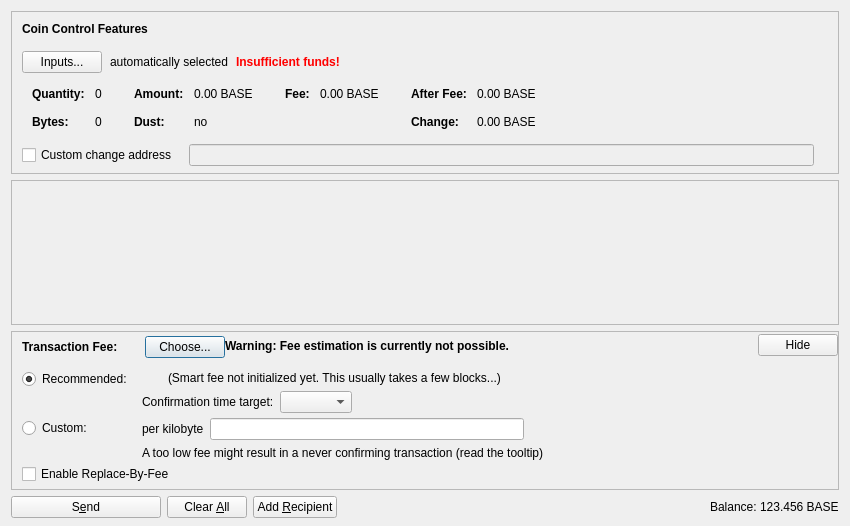
<?xml version="1.0" encoding="UTF-8"?>
<ui version="4.0">
 <class>SendCoinsDialog</class>
 <widget class="QDialog" name="SendCoinsDialog">
  <property name="geometry">
   <rect>
    <x>0</x>
    <y>0</y>
    <width>850</width>
    <height>526</height>
   </rect>
  </property>
  <property name="windowTitle">
   <string>Send Coins</string>
  </property>
  <layout class="QVBoxLayout" name="verticalLayout" stretch="0,1,0,0">
   <property name="bottomMargin">
    <number>8</number>
   </property>
   <item>
    <widget class="QFrame" name="frameCoinControl">
     <property name="sizePolicy">
      <sizepolicy hsizetype="Expanding" vsizetype="Expanding">
       <horstretch>0</horstretch>
       <verstretch>0</verstretch>
      </sizepolicy>
     </property>
     <property name="maximumSize">
      <size>
       <width>16777215</width>
       <height>16777215</height>
      </size>
     </property>
     <property name="frameShape">
      <enum>QFrame::StyledPanel</enum>
     </property>
     <property name="frameShadow">
      <enum>QFrame::Sunken</enum>
     </property>
     <layout class="QVBoxLayout" name="verticalLayoutCoinControl2">
      <property name="spacing">
       <number>0</number>
      </property>
      <property name="leftMargin">
       <number>0</number>
      </property>
      <property name="topMargin">
       <number>0</number>
      </property>
      <property name="rightMargin">
       <number>0</number>
      </property>
      <property name="bottomMargin">
       <number>6</number>
      </property>
      <item>
       <layout class="QVBoxLayout" name="verticalLayoutCoinControl" stretch="0,0,0,0,1">
        <property name="spacing">
         <number>0</number>
        </property>
        <property name="leftMargin">
         <number>10</number>
        </property>
        <property name="topMargin">
         <number>10</number>
        </property>
        <item>
         <layout class="QHBoxLayout" name="horizontalLayoutCoinControl1">
          <property name="bottomMargin">
           <number>15</number>
          </property>
          <item>
           <widget class="QLabel" name="labelCoinControlFeatures">
            <property name="sizePolicy">
             <sizepolicy hsizetype="Preferred" vsizetype="Maximum">
              <horstretch>0</horstretch>
              <verstretch>0</verstretch>
             </sizepolicy>
            </property>
            <property name="font">
             <font>
              <weight>75</weight>
              <bold>true</bold>
             </font>
            </property>
            <property name="styleSheet">
             <string notr="true">font-weight:bold;</string>
            </property>
            <property name="text">
             <string>Coin Control Features</string>
            </property>
           </widget>
          </item>
         </layout>
        </item>
        <item>
         <layout class="QHBoxLayout" name="horizontalLayoutCoinControl2" stretch="0,0,0,0">
          <property name="spacing">
           <number>8</number>
          </property>
          <property name="bottomMargin">
           <number>10</number>
          </property>
          <item>
           <widget class="QPushButton" name="pushButtonCoinControl">
            <property name="styleSheet">
             <string notr="true"/>
            </property>
            <property name="text">
             <string>Inputs...</string>
            </property>
            <property name="autoDefault">
             <bool>false</bool>
            </property>
           </widget>
          </item>
          <item>
           <widget class="QLabel" name="labelCoinControlAutomaticallySelected">
            <property name="text">
             <string>automatically selected</string>
            </property>
            <property name="margin">
             <number>5</number>
            </property>
           </widget>
          </item>
          <item>
           <widget class="QLabel" name="labelCoinControlInsuffFunds">
            <property name="font">
             <font>
              <weight>75</weight>
              <bold>true</bold>
             </font>
            </property>
            <property name="styleSheet">
             <string notr="true">color:red;font-weight:bold;</string>
            </property>
            <property name="text">
             <string>Insufficient funds!</string>
            </property>
            <property name="margin">
             <number>5</number>
            </property>
           </widget>
          </item>
          <item>
           <spacer name="horizontalSpacerCoinControl">
            <property name="orientation">
             <enum>Qt::Horizontal</enum>
            </property>
            <property name="sizeHint" stdset="0">
             <size>
              <width>40</width>
              <height>1</height>
             </size>
            </property>
           </spacer>
          </item>
         </layout>
        </item>
        <item>
         <widget class="QWidget" name="widgetCoinControl" native="true">
          <property name="sizePolicy">
           <sizepolicy hsizetype="Preferred" vsizetype="Preferred">
            <horstretch>0</horstretch>
            <verstretch>0</verstretch>
           </sizepolicy>
          </property>
          <property name="minimumSize">
           <size>
            <width>0</width>
            <height>0</height>
           </size>
          </property>
          <property name="styleSheet">
           <string notr="true"/>
          </property>
          <layout class="QHBoxLayout" name="horizontalLayoutCoinControl5">
           <property name="leftMargin">
            <number>0</number>
           </property>
           <property name="topMargin">
            <number>0</number>
           </property>
           <property name="rightMargin">
            <number>0</number>
           </property>
           <property name="bottomMargin">
            <number>0</number>
           </property>
           <item>
            <layout class="QHBoxLayout" name="horizontalLayoutCoinControl3" stretch="0,0,0,1">
             <property name="spacing">
              <number>20</number>
             </property>
             <property name="topMargin">
              <number>0</number>
             </property>
             <property name="bottomMargin">
              <number>10</number>
             </property>
             <item>
              <layout class="QFormLayout" name="formLayoutCoinControl1">
               <property name="horizontalSpacing">
                <number>10</number>
               </property>
               <property name="verticalSpacing">
                <number>14</number>
               </property>
               <property name="leftMargin">
                <number>10</number>
               </property>
               <property name="topMargin">
                <number>4</number>
               </property>
               <property name="rightMargin">
                <number>6</number>
               </property>
               <item row="0" column="0">
                <widget class="QLabel" name="labelCoinControlQuantityText">
                 <property name="font">
                  <font>
                   <weight>75</weight>
                   <bold>true</bold>
                  </font>
                 </property>
                 <property name="text">
                  <string>Quantity:</string>
                 </property>
                 <property name="margin">
                  <number>0</number>
                 </property>
                </widget>
               </item>
               <item row="0" column="1">
                <widget class="QLabel" name="labelCoinControlQuantity">
                 <property name="cursor">
                  <cursorShape>IBeamCursor</cursorShape>
                 </property>
                 <property name="contextMenuPolicy">
                  <enum>Qt::ActionsContextMenu</enum>
                 </property>
                 <property name="text">
                  <string notr="true">0</string>
                 </property>
                 <property name="margin">
                  <number>0</number>
                 </property>
                 <property name="textInteractionFlags">
                  <set>Qt::LinksAccessibleByMouse|Qt::TextSelectableByKeyboard|Qt::TextSelectableByMouse</set>
                 </property>
                </widget>
               </item>
               <item row="1" column="0">
                <widget class="QLabel" name="labelCoinControlBytesText">
                 <property name="font">
                  <font>
                   <weight>75</weight>
                   <bold>true</bold>
                  </font>
                 </property>
                 <property name="text">
                  <string>Bytes:</string>
                 </property>
                </widget>
               </item>
               <item row="1" column="1">
                <widget class="QLabel" name="labelCoinControlBytes">
                 <property name="cursor">
                  <cursorShape>IBeamCursor</cursorShape>
                 </property>
                 <property name="contextMenuPolicy">
                  <enum>Qt::ActionsContextMenu</enum>
                 </property>
                 <property name="text">
                  <string notr="true">0</string>
                 </property>
                 <property name="textInteractionFlags">
                  <set>Qt::LinksAccessibleByMouse|Qt::TextSelectableByKeyboard|Qt::TextSelectableByMouse</set>
                 </property>
                </widget>
               </item>
              </layout>
             </item>
             <item>
              <layout class="QFormLayout" name="formLayoutCoinControl2">
               <property name="horizontalSpacing">
                <number>10</number>
               </property>
               <property name="verticalSpacing">
                <number>14</number>
               </property>
               <property name="leftMargin">
                <number>6</number>
               </property>
               <property name="topMargin">
                <number>4</number>
               </property>
               <property name="rightMargin">
                <number>6</number>
               </property>
               <item row="0" column="0">
                <widget class="QLabel" name="labelCoinControlAmountText">
                 <property name="font">
                  <font>
                   <weight>75</weight>
                   <bold>true</bold>
                  </font>
                 </property>
                 <property name="text">
                  <string>Amount:</string>
                 </property>
                 <property name="margin">
                  <number>0</number>
                 </property>
                </widget>
               </item>
               <item row="0" column="1">
                <widget class="QLabel" name="labelCoinControlAmount">
                 <property name="cursor">
                  <cursorShape>IBeamCursor</cursorShape>
                 </property>
                 <property name="contextMenuPolicy">
                  <enum>Qt::ActionsContextMenu</enum>
                 </property>
                 <property name="text">
                  <string notr="true">0.00 BASE</string>
                 </property>
                 <property name="textInteractionFlags">
                  <set>Qt::LinksAccessibleByMouse|Qt::TextSelectableByKeyboard|Qt::TextSelectableByMouse</set>
                 </property>
                </widget>
               </item>
               <item row="1" column="0">
                <widget class="QLabel" name="labelCoinControlLowOutputText">
                 <property name="font">
                  <font>
                   <weight>75</weight>
                   <bold>true</bold>
                  </font>
                 </property>
                 <property name="text">
                  <string>Dust:</string>
                 </property>
                </widget>
               </item>
               <item row="1" column="1">
                <widget class="QLabel" name="labelCoinControlLowOutput">
                 <property name="cursor">
                  <cursorShape>IBeamCursor</cursorShape>
                 </property>
                 <property name="contextMenuPolicy">
                  <enum>Qt::ActionsContextMenu</enum>
                 </property>
                 <property name="text">
                  <string notr="true">no</string>
                 </property>
                 <property name="textInteractionFlags">
                  <set>Qt::LinksAccessibleByMouse|Qt::TextSelectableByKeyboard|Qt::TextSelectableByMouse</set>
                 </property>
                </widget>
               </item>
              </layout>
             </item>
             <item>
              <layout class="QFormLayout" name="formLayoutCoinControl3">
               <property name="horizontalSpacing">
                <number>10</number>
               </property>
               <property name="verticalSpacing">
                <number>14</number>
               </property>
               <property name="leftMargin">
                <number>6</number>
               </property>
               <property name="topMargin">
                <number>4</number>
               </property>
               <property name="rightMargin">
                <number>6</number>
               </property>
               <item row="0" column="0">
                <widget class="QLabel" name="labelCoinControlFeeText">
                 <property name="font">
                  <font>
                   <weight>75</weight>
                   <bold>true</bold>
                  </font>
                 </property>
                 <property name="text">
                  <string>Fee:</string>
                 </property>
                 <property name="margin">
                  <number>0</number>
                 </property>
                </widget>
               </item>
               <item row="0" column="1">
                <widget class="QLabel" name="labelCoinControlFee">
                 <property name="cursor">
                  <cursorShape>IBeamCursor</cursorShape>
                 </property>
                 <property name="contextMenuPolicy">
                  <enum>Qt::ActionsContextMenu</enum>
                 </property>
                 <property name="text">
                  <string notr="true">0.00 BASE</string>
                 </property>
                 <property name="textInteractionFlags">
                  <set>Qt::LinksAccessibleByMouse|Qt::TextSelectableByKeyboard|Qt::TextSelectableByMouse</set>
                 </property>
                </widget>
               </item>
              </layout>
             </item>
             <item>
              <layout class="QFormLayout" name="formLayoutCoinControl4">
               <property name="horizontalSpacing">
                <number>10</number>
               </property>
               <property name="verticalSpacing">
                <number>14</number>
               </property>
               <property name="leftMargin">
                <number>6</number>
               </property>
               <property name="topMargin">
                <number>4</number>
               </property>
               <property name="rightMargin">
                <number>6</number>
               </property>
               <item row="0" column="0">
                <widget class="QLabel" name="labelCoinControlAfterFeeText">
                 <property name="font">
                  <font>
                   <weight>75</weight>
                   <bold>true</bold>
                  </font>
                 </property>
                 <property name="text">
                  <string>After Fee:</string>
                 </property>
                 <property name="margin">
                  <number>0</number>
                 </property>
                </widget>
               </item>
               <item row="0" column="1">
                <widget class="QLabel" name="labelCoinControlAfterFee">
                 <property name="cursor">
                  <cursorShape>IBeamCursor</cursorShape>
                 </property>
                 <property name="contextMenuPolicy">
                  <enum>Qt::ActionsContextMenu</enum>
                 </property>
                 <property name="text">
                  <string notr="true">0.00 BASE</string>
                 </property>
                 <property name="textInteractionFlags">
                  <set>Qt::LinksAccessibleByMouse|Qt::TextSelectableByKeyboard|Qt::TextSelectableByMouse</set>
                 </property>
                </widget>
               </item>
               <item row="1" column="0">
                <widget class="QLabel" name="labelCoinControlChangeText">
                 <property name="font">
                  <font>
                   <weight>75</weight>
                   <bold>true</bold>
                  </font>
                 </property>
                 <property name="text">
                  <string>Change:</string>
                 </property>
                </widget>
               </item>
               <item row="1" column="1">
                <widget class="QLabel" name="labelCoinControlChange">
                 <property name="cursor">
                  <cursorShape>IBeamCursor</cursorShape>
                 </property>
                 <property name="contextMenuPolicy">
                  <enum>Qt::ActionsContextMenu</enum>
                 </property>
                 <property name="text">
                  <string notr="true">0.00 BASE</string>
                 </property>
                 <property name="textInteractionFlags">
                  <set>Qt::LinksAccessibleByMouse|Qt::TextSelectableByKeyboard|Qt::TextSelectableByMouse</set>
                 </property>
                </widget>
               </item>
              </layout>
             </item>
            </layout>
           </item>
          </layout>
         </widget>
        </item>
        <item>
         <layout class="QHBoxLayout" name="horizontalLayoutCoinControl4" stretch="0,0,0">
          <property name="spacing">
           <number>12</number>
          </property>
          <property name="sizeConstraint">
           <enum>QLayout::SetDefaultConstraint</enum>
          </property>
          <property name="topMargin">
           <number>5</number>
          </property>
          <property name="rightMargin">
           <number>5</number>
          </property>
          <item>
           <widget class="QCheckBox" name="checkBoxCoinControlChange">
            <property name="toolTip">
             <string>If this is activated, but the change address is empty or invalid, change will be sent to a newly generated address.</string>
            </property>
            <property name="text">
             <string>Custom change address</string>
            </property>
           </widget>
          </item>
          <item>
           <widget class="QValidatedLineEdit" name="lineEditCoinControlChange">
            <property name="enabled">
             <bool>false</bool>
            </property>
            <property name="sizePolicy">
             <sizepolicy hsizetype="Expanding" vsizetype="Fixed">
              <horstretch>0</horstretch>
              <verstretch>0</verstretch>
             </sizepolicy>
            </property>
           </widget>
          </item>
          <item>
           <widget class="QLabel" name="labelCoinControlChangeLabel">
            <property name="sizePolicy">
             <sizepolicy hsizetype="Preferred" vsizetype="Expanding">
              <horstretch>0</horstretch>
              <verstretch>0</verstretch>
             </sizepolicy>
            </property>
            <property name="minimumSize">
             <size>
              <width>0</width>
              <height>0</height>
             </size>
            </property>
            <property name="text">
             <string/>
            </property>
            <property name="margin">
             <number>3</number>
            </property>
           </widget>
          </item>
         </layout>
        </item>
        <item>
         <spacer name="verticalSpacerCoinControl">
          <property name="orientation">
           <enum>Qt::Vertical</enum>
          </property>
          <property name="sizeHint" stdset="0">
           <size>
            <width>800</width>
            <height>1</height>
           </size>
          </property>
         </spacer>
        </item>
       </layout>
      </item>
     </layout>
    </widget>
   </item>
   <item>
    <widget class="QScrollArea" name="scrollArea">
     <property name="widgetResizable">
      <bool>true</bool>
     </property>
     <widget class="QWidget" name="scrollAreaWidgetContents">
      <property name="geometry">
       <rect>
        <x>0</x>
        <y>0</y>
        <width>830</width>
        <height>104</height>
       </rect>
      </property>
      <layout class="QVBoxLayout" name="verticalLayout_2" stretch="0,1">
       <property name="leftMargin">
        <number>0</number>
       </property>
       <property name="topMargin">
        <number>0</number>
       </property>
       <property name="rightMargin">
        <number>0</number>
       </property>
       <property name="bottomMargin">
        <number>0</number>
       </property>
       <item>
        <layout class="QVBoxLayout" name="entries">
         <property name="spacing">
          <number>6</number>
         </property>
        </layout>
       </item>
       <item>
        <spacer name="verticalSpacer">
         <property name="orientation">
          <enum>Qt::Vertical</enum>
         </property>
         <property name="sizeHint" stdset="0">
          <size>
           <width>20</width>
           <height>40</height>
          </size>
         </property>
        </spacer>
       </item>
      </layout>
     </widget>
    </widget>
   </item>
   <item>
    <widget class="QFrame" name="frameFee">
     <property name="sizePolicy">
      <sizepolicy hsizetype="Expanding" vsizetype="Expanding">
       <horstretch>0</horstretch>
       <verstretch>0</verstretch>
      </sizepolicy>
     </property>
     <property name="maximumSize">
      <size>
       <width>16777215</width>
       <height>16777215</height>
      </size>
     </property>
     <property name="frameShape">
      <enum>QFrame::StyledPanel</enum>
     </property>
     <property name="frameShadow">
      <enum>QFrame::Sunken</enum>
     </property>
     <layout class="QVBoxLayout" name="verticalLayoutFee1">
      <property name="spacing">
       <number>0</number>
      </property>
      <property name="leftMargin">
       <number>0</number>
      </property>
      <property name="topMargin">
       <number>0</number>
      </property>
      <property name="rightMargin">
       <number>0</number>
      </property>
      <property name="bottomMargin">
       <number>0</number>
      </property>
      <item>
       <layout class="QVBoxLayout" name="verticalLayoutFee2" stretch="0,0,0">
        <property name="spacing">
         <number>0</number>
        </property>
        <property name="leftMargin">
         <number>10</number>
        </property>
        <property name="topMargin">
         <number>0</number>
        </property>
        <item>
         <layout class="QHBoxLayout" name="horizontalLayoutFee1">
          <property name="bottomMargin">
           <number>0</number>
          </property>
          <item>
           <layout class="QVBoxLayout" name="verticalLayoutFee7">
            <property name="spacing">
             <number>0</number>
            </property>
            <item>
             <spacer name="verticalSpacerSmartFee">
              <property name="orientation">
               <enum>Qt::Vertical</enum>
              </property>
              <property name="sizeType">
               <enum>QSizePolicy::Fixed</enum>
              </property>
              <property name="sizeHint" stdset="0">
               <size>
                <width>1</width>
                <height>4</height>
               </size>
              </property>
             </spacer>
            </item>
            <item>
             <layout class="QHBoxLayout" name="horizontalLayoutSmartFee">
              <property name="spacing">
               <number>10</number>
              </property>
              <item>
               <widget class="QLabel" name="labelFeeHeadline">
                <property name="sizePolicy">
                 <sizepolicy hsizetype="Preferred" vsizetype="Maximum">
                  <horstretch>0</horstretch>
                  <verstretch>0</verstretch>
                 </sizepolicy>
                </property>
                <property name="font">
                 <font>
                  <weight>75</weight>
                  <bold>true</bold>
                 </font>
                </property>
                <property name="styleSheet">
                 <string notr="true">font-weight:bold;</string>
                </property>
                <property name="text">
                 <string>Transaction Fee:</string>
                </property>
               </widget>
              </item>
              <item>
               <widget class="QLabel" name="labelFeeMinimized">
                <property name="text">
                 <string/>
                </property>
               </widget>
              </item>
              <item>
               <widget class="QPushButton" name="buttonChooseFee">
                <property name="text">
                 <string>Choose...</string>
                </property>
               </widget>
              </item>
             </layout>
            </item>
            <item>
             <spacer name="verticalSpacer_5">
              <property name="orientation">
               <enum>Qt::Vertical</enum>
              </property>
              <property name="sizeHint" stdset="0">
               <size>
                <width>1</width>
                <height>1</height>
               </size>
              </property>
             </spacer>
            </item>
           </layout>
          </item>
          <item>
           <widget class="QLabel" name="fallbackFeeWarningLabel">
            <property name="toolTip">
             <string>Using the fallbackfee can result in sending a transaction that will take several hours or days (or never) to confirm. Consider choosing your fee manually or wait until you have validated the complete chain.</string>
            </property>
            <property name="font">
            <font>
                <weight>75</weight>
                <bold>true</bold>
            </font>
            </property>
            <property name="text">
             <string>Warning: Fee estimation is currently not possible.</string>
            </property>
            <property name="wordWrap">
             <bool>false</bool>
            </property>
           </widget>
          </item>
          <item>
           <spacer name="horizontalSpacer_4">
            <property name="orientation">
             <enum>Qt::Horizontal</enum>
            </property>
            <property name="sizeType">
             <enum>QSizePolicy::MinimumExpanding</enum>
            </property>
            <property name="sizeHint" stdset="0">
             <size>
              <width>40</width>
              <height>20</height>
             </size>
            </property>
           </spacer>
          </item>
          <item>
           <widget class="QPushButton" name="buttonMinimizeFee">
            <property name="toolTip">
             <string>Hide transaction fee settings</string>
            </property>
            <property name="text">
             <string>Hide</string>
            </property>
           </widget>
          </item>
         </layout>
        </item>
        <item>
         <widget class="QFrame" name="frameFeeSelection">
          <layout class="QVBoxLayout" name="verticalLayoutFee12">
           <property name="spacing">
            <number>0</number>
           </property>
           <property name="leftMargin">
            <number>0</number>
           </property>
           <property name="topMargin">
            <number>0</number>
           </property>
           <property name="rightMargin">
            <number>0</number>
           </property>
           <property name="bottomMargin">
            <number>0</number>
           </property>
           <item>
            <layout class="QGridLayout" name="gridLayoutFee">
             <property name="topMargin">
              <number>10</number>
             </property>
             <property name="bottomMargin">
              <number>4</number>
             </property>
             <property name="horizontalSpacing">
              <number>10</number>
             </property>
             <property name="verticalSpacing">
              <number>4</number>
             </property>
             <item row="1" column="1">
              <layout class="QVBoxLayout" name="verticalLayoutFee8">
               <property name="spacing">
                <number>6</number>
               </property>
               <item>
                <layout class="QHBoxLayout" name="horizontalLayoutFee13">
                 <item>
                  <widget class="QLabel" name="labelCustomPerKilobyte">
                   <property name="toolTip">
                    <string>Specify a custom fee per kB (1,000 bytes) of the transaction's virtual size.

Note:  Since the fee is calculated on a per-byte basis, a fee of "100 satoshis per kB" for a transaction size of 500 bytes (half of 1 kB) would ultimately yield a fee of only 50 satoshis.</string>
                   </property>
                   <property name="text">
                    <string>per kilobyte</string>
                   </property>
                  </widget>
                 </item>
                 <item>
                  <widget class="BitcoinAmountField" name="customFee"/>
                 </item>
                 <item>
                  <spacer name="horizontalSpacer_6">
                   <property name="orientation">
                    <enum>Qt::Horizontal</enum>
                   </property>
                   <property name="sizeHint" stdset="0">
                    <size>
                     <width>1</width>
                     <height>1</height>
                    </size>
                   </property>
                  </spacer>
                 </item>
                </layout>
               </item>
               <item>
                <layout class="QHBoxLayout" name="horizontalLayoutFee8">
                 <item>
                  <widget class="QLabel" name="labelCustomFeeWarning">
                   <property name="enabled">
                    <bool>true</bool>
                   </property>
                   <property name="toolTip">
                    <string>When there is less transaction volume than space in the blocks, miners as well as relaying nodes may enforce a minimum fee. Paying only this minimum fee is just fine, but be aware that this can result in a never confirming transaction once there is more demand for basemoncoin transactions than the network can process.</string>
                   </property>
                   <property name="text">
                    <string>A too low fee might result in a never confirming transaction (read the tooltip)</string>
                   </property>
                  </widget>
                 </item>
                 <item>
                  <spacer name="horizontalSpacer_2">
                   <property name="orientation">
                    <enum>Qt::Horizontal</enum>
                   </property>
                   <property name="sizeHint" stdset="0">
                    <size>
                     <width>1</width>
                     <height>1</height>
                    </size>
                   </property>
                  </spacer>
                 </item>
                </layout>
               </item>
              </layout>
             </item>
             <item row="0" column="0">
              <layout class="QVBoxLayout" name="verticalLayoutFee4" stretch="0,1">
               <item>
                <widget class="QRadioButton" name="radioSmartFee">
                 <property name="text">
                  <string>Recommended:</string>
                 </property>
                 <property name="checked">
                  <bool>true</bool>
                 </property>
                 <attribute name="buttonGroup">
                  <string notr="true">groupFee</string>
                 </attribute>
                </widget>
               </item>
               <item>
                <spacer name="verticalSpacer_2">
                 <property name="orientation">
                  <enum>Qt::Vertical</enum>
                 </property>
                 <property name="sizeHint" stdset="0">
                  <size>
                   <width>1</width>
                   <height>1</height>
                  </size>
                 </property>
                </spacer>
               </item>
              </layout>
             </item>
             <item row="1" column="0">
              <layout class="QVBoxLayout" name="verticalLayoutFee9" stretch="0,1">
               <item>
                <widget class="QRadioButton" name="radioCustomFee">
                 <property name="text">
                  <string>Custom:</string>
                 </property>
                 <attribute name="buttonGroup">
                  <string notr="true">groupFee</string>
                 </attribute>
                </widget>
               </item>
               <item>
                <spacer name="verticalSpacer_6">
                 <property name="orientation">
                  <enum>Qt::Vertical</enum>
                 </property>
                 <property name="sizeHint" stdset="0">
                  <size>
                   <width>1</width>
                   <height>1</height>
                  </size>
                 </property>
                </spacer>
               </item>
              </layout>
             </item>
             <item row="0" column="1">
              <layout class="QVBoxLayout" name="verticalLayoutFee3" stretch="0,0,1">
               <property name="spacing">
                <number>6</number>
               </property>
               <property name="topMargin">
                <number>2</number>
               </property>
               <item>
                <layout class="QHBoxLayout" name="horizontalLayoutFee12">
                 <item>
                  <widget class="QLabel" name="labelSmartFee">
                   <property name="text">
                    <string/>
                   </property>
                  </widget>
                 </item>
                 <item>
                  <widget class="QLabel" name="labelFeeEstimation">
                   <property name="text">
                    <string/>
                   </property>
                  </widget>
                 </item>
                 <item>
                  <widget class="QLabel" name="labelSmartFee2">
                   <property name="text">
                    <string>(Smart fee not initialized yet. This usually takes a few blocks...)</string>
                   </property>
                  </widget>
                 </item>
                 <item>
                  <spacer name="horizontalSpacer_5">
                   <property name="orientation">
                    <enum>Qt::Horizontal</enum>
                   </property>
                   <property name="sizeHint" stdset="0">
                    <size>
                     <width>1</width>
                     <height>1</height>
                    </size>
                   </property>
                  </spacer>
                 </item>
                </layout>
               </item>
               <item>
                <layout class="QHBoxLayout" name="horizontalLayoutFee9">
                 <item>
                  <layout class="QVBoxLayout" name="verticalLayoutFee6">
                   <item>
                    <widget class="QLabel" name="labelSmartFee3">
                     <property name="text">
                      <string>Confirmation time target:</string>
                     </property>
                    </widget>
                   </item>
                  </layout>
                 </item>
                 <item>
                  <layout class="QVBoxLayout" name="verticalLayoutFee5">
                   <property name="rightMargin">
                    <number>30</number>
                   </property>
                   <item>
                    <layout class="QHBoxLayout" name="horizontalLayoutConfTarget">
                     <property name="bottomMargin">
                      <number>0</number>
                     </property>
                     <item>
                      <widget class="QComboBox" name="confTargetSelector"/>
                     </item>
                     <item>
                      <spacer name="horizontalSpacerConfTarget">
                       <property name="orientation">
                        <enum>Qt::Horizontal</enum>
                       </property>
                       <property name="sizeHint" stdset="0">
                        <size>
                         <width>40</width>
                         <height>20</height>
                        </size>
                       </property>
                      </spacer>
                     </item>
                    </layout>
                   </item>
                  </layout>
                 </item>
                </layout>
               </item>
               <item>
                <spacer name="verticalSpacer_4">
                 <property name="orientation">
                  <enum>Qt::Vertical</enum>
                 </property>
                 <property name="sizeHint" stdset="0">
                  <size>
                   <width>1</width>
                   <height>1</height>
                  </size>
                 </property>
                </spacer>
               </item>
              </layout>
             </item>
            </layout>
           </item>
           <item>
            <widget class="QCheckBox" name="optInRBF">
             <property name="text">
              <string>Enable Replace-By-Fee</string>
             </property>
             <property name="toolTip">
              <string>With Replace-By-Fee (BIP-125) you can increase a transaction's fee after it is sent. Without this, a higher fee may be recommended to compensate for increased transaction delay risk.</string>
             </property>
            </widget>
           </item>
          </layout>
         </widget>
        </item>
        <item>
         <spacer name="verticalSpacerFee">
          <property name="orientation">
           <enum>Qt::Vertical</enum>
          </property>
          <property name="sizeHint" stdset="0">
           <size>
            <width>40</width>
            <height>5</height>
           </size>
          </property>
         </spacer>
        </item>
       </layout>
      </item>
     </layout>
    </widget>
   </item>
   <item>
    <layout class="QHBoxLayout" name="horizontalLayout">
     <item>
      <widget class="QPushButton" name="sendButton">
       <property name="minimumSize">
        <size>
         <width>150</width>
         <height>0</height>
        </size>
       </property>
       <property name="toolTip">
        <string>Confirm the send action</string>
       </property>
       <property name="text">
        <string>S&amp;end</string>
       </property>
       <property name="icon">
        <iconset resource="../basemoncoin.qrc">
         <normaloff>:/icons/send</normaloff>:/icons/send</iconset>
       </property>
       <property name="autoDefault">
        <bool>false</bool>
       </property>
       <property name="default">
        <bool>false</bool>
       </property>
      </widget>
     </item>
     <item>
      <widget class="QPushButton" name="clearButton">
       <property name="sizePolicy">
        <sizepolicy hsizetype="Minimum" vsizetype="Fixed">
         <horstretch>0</horstretch>
         <verstretch>0</verstretch>
        </sizepolicy>
       </property>
       <property name="toolTip">
        <string>Clear all fields of the form.</string>
       </property>
       <property name="text">
        <string>Clear &amp;All</string>
       </property>
       <property name="icon">
        <iconset resource="../basemoncoin.qrc">
         <normaloff>:/icons/remove</normaloff>:/icons/remove</iconset>
       </property>
       <property name="autoDefault">
        <bool>false</bool>
       </property>
      </widget>
     </item>
     <item>
      <widget class="QPushButton" name="addButton">
       <property name="toolTip">
        <string>Send to multiple recipients at once</string>
       </property>
       <property name="text">
        <string>Add &amp;Recipient</string>
       </property>
       <property name="icon">
        <iconset resource="../basemoncoin.qrc">
         <normaloff>:/icons/add</normaloff>:/icons/add</iconset>
       </property>
       <property name="autoDefault">
        <bool>false</bool>
       </property>
      </widget>
     </item>
     <item>
      <spacer name="horizontalSpacer">
       <property name="orientation">
        <enum>Qt::Horizontal</enum>
       </property>
       <property name="sizeHint" stdset="0">
        <size>
         <width>40</width>
         <height>20</height>
        </size>
       </property>
      </spacer>
     </item>
     <item>
      <layout class="QHBoxLayout" name="horizontalLayout_2">
       <property name="spacing">
        <number>3</number>
       </property>
       <item>
        <widget class="QLabel" name="labelBalanceName">
         <property name="sizePolicy">
          <sizepolicy hsizetype="Preferred" vsizetype="Fixed">
           <horstretch>0</horstretch>
           <verstretch>0</verstretch>
          </sizepolicy>
         </property>
         <property name="text">
          <string>Balance:</string>
         </property>
        </widget>
       </item>
       <item>
        <widget class="QLabel" name="labelBalance">
         <property name="sizePolicy">
          <sizepolicy hsizetype="Preferred" vsizetype="Fixed">
           <horstretch>0</horstretch>
           <verstretch>0</verstretch>
          </sizepolicy>
         </property>
         <property name="cursor">
          <cursorShape>IBeamCursor</cursorShape>
         </property>
         <property name="text">
          <string notr="true">123.456 BASE</string>
         </property>
         <property name="textInteractionFlags">
          <set>Qt::LinksAccessibleByMouse|Qt::TextSelectableByKeyboard|Qt::TextSelectableByMouse</set>
         </property>
        </widget>
       </item>
      </layout>
     </item>
    </layout>
   </item>
  </layout>
 </widget>
 <customwidgets>
  <customwidget>
   <class>QValidatedLineEdit</class>
   <extends>QLineEdit</extends>
   <header>qt/qvalidatedlineedit.h</header>
  </customwidget>
  <customwidget>
   <class>BitcoinAmountField</class>
   <extends>QLineEdit</extends>
   <header>qt/basemoncoinamountfield.h</header>
   <container>1</container>
  </customwidget>
 </customwidgets>
 <resources>
  <include location="../basemoncoin.qrc"/>
 </resources>
 <connections/>
 <buttongroups>
  <buttongroup name="groupFee"/>
 </buttongroups>
</ui>
